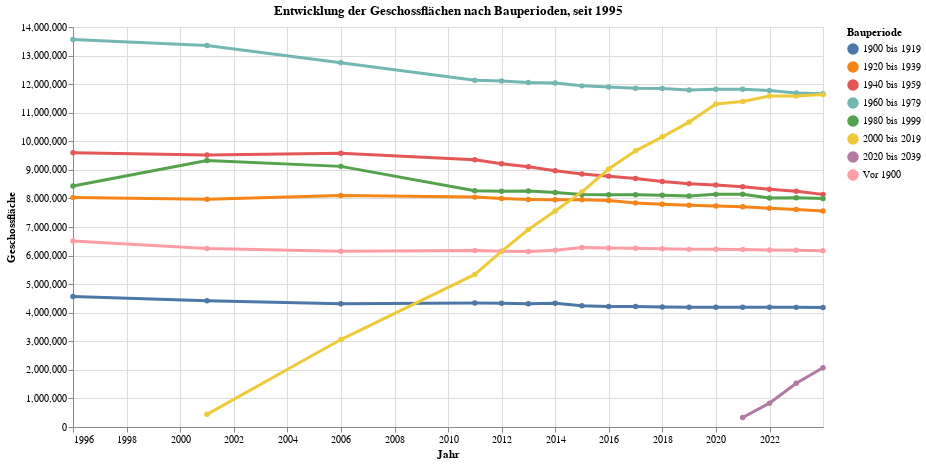

Notebook code for this chart:
### Code cell
grafik4 = mypy_dv.plot_altair_multiline_highlight(
    data = myAgg4.reset_index()
    , x = 'StichtagDatJahr:T'
    , y = 'sum_GeschossNFl:Q'
    , myTitle = "Entwicklung der Geschossflächen nach Bauperioden, seit "+str(data2betested.index.year.min())
    , x_beschriftung = 'Jahr'
    , y_beschriftung = 'Geschossfläche'
    , warning_status  = "ignore"
    , category='BAP_LANG:N'
    , category_beschriftung='Bauperiode'
)
grafik4

### Figure 1 — Vega-Lite specification as saved in the notebook (floating-point values rounded to 4 significant figures)
{"config": {"view": {"continuousWidth": 300, "continuousHeight": 300}}, "layer": [{"mark": {"type": "circle"}, "encoding": {"color": {"field": "BAP_LANG", "legend": {"orient": "right", "title": "Bauperiode"}, "type": "nominal"}, "opacity": {"value": 1.3}, "tooltip": [{"field": "StichtagDatJahr", "type": "temporal"}, {"field": "BAP_LANG", "type": "nominal"}, {"field": "sum_GeschossNFl", "type": "quantitative"}], "x": {"axis": {"title": "Jahr"}, "field": "StichtagDatJahr", "type": "temporal"}, "y": {"axis": {"title": "Geschossfläche"}, "field": "sum_GeschossNFl", "type": "quantitative"}}, "name": "view_4", "title": "Entwicklung der Geschossflächen nach Bauperioden, seit 1995"}, {"mark": {"type": "line"}, "encoding": {"color": {"field": "BAP_LANG", "legend": {"orient": "right", "title": "Bauperiode"}, "type": "nominal"}, "size": {"condition": {"test": {"not": {"param": "param_4"}}, "value": 1.2}, "value": 3}, "tooltip": [{"field": "StichtagDatJahr", "type": "temporal"}, {"field": "BAP_LANG", "type": "nominal"}, {"field": "sum_GeschossNFl", "type": "quantitative"}], "x": {"axis": {"title": "Jahr"}, "field": "StichtagDatJahr", "type": "temporal"}, "y": {"axis": {"title": "Geschossfläche"}, "field": "sum_GeschossNFl", "type": "quantitative"}}, "title": "Entwicklung der Geschossflächen nach Bauperioden, seit 1995"}], "data": {"name": "data-c1485ce3feab0cf7380a1fbdf25d5e10"}, "height": 400, "params": [{"name": "param_4", "select": {"type": "point", "fields": ["BAP_LANG:N"], "nearest": true, "on": "pointerover"}, "views": ["view_4"]}], "width": 750, "$schema": "https://vega.github.io/schema/vega-lite/v5.8.0.json", "datasets": {"data-c1485ce3feab0cf7380a1fbdf25d5e10": [{"StichtagDatJahr": "1995-12-31T00:00:00", "BAP_LANG": "1900 bis 1919", "BAP_CODE": "BAP2106", "sum_GeschossNFl": 4570000.0}, {"StichtagDatJahr": "1995-12-31T00:00:00", "BAP_LANG": "1920 bis 1939", "BAP_CODE": "BAP2107", "sum_GeschossNFl": 8029000.0}, {"StichtagDatJahr": "1995-12-31T00:00:00", "BAP_LANG": "1940 bis 1959", "BAP_CODE": "BAP2108", "sum_GeschossNFl": 9603000.0}, {"StichtagDatJahr": "1995-12-31T00:00:00", "BAP_LANG": "1960 bis 1979", "BAP_CODE": "BAP2109", "sum_GeschossNFl": 13570000.0}, {"StichtagDatJahr": "1995-12-31T00:00:00", "BAP_LANG": "1980 bis 1999", "BAP_CODE": "BAP2110", "sum_GeschossNFl": 8437000.0}, {"StichtagDatJahr": "1995-12-31T00:00:00", "BAP_LANG": "Vor 1900", "BAP_CODE": "BAP8900", "sum_GeschossNFl": 6509000.0}, {"StichtagDatJahr": "2000-12-31T00:00:00", "BAP_LANG": "1900 bis 1919", "BAP_CODE": "BAP2106", "sum_GeschossNFl": 4421000.0}, {"StichtagDatJahr": "2000-12-31T00:00:00", "BAP_LANG": "1920 bis 1939", "BAP_CODE": "BAP2107", "sum_GeschossNFl": 7975000.0}, {"StichtagDatJahr": "2000-12-31T00:00:00", "BAP_LANG": "1940 bis 1959", "BAP_CODE": "BAP2108", "sum_GeschossNFl": 9518000.0}, {"StichtagDatJahr": "2000-12-31T00:00:00", "BAP_LANG": "1960 bis 1979", "BAP_CODE": "BAP2109", "sum_GeschossNFl": 13350000.0}, {"StichtagDatJahr": "2000-12-31T00:00:00", "BAP_LANG": "1980 bis 1999", "BAP_CODE": "BAP2110", "sum_GeschossNFl": 9330000.0}, {"StichtagDatJahr": "2000-12-31T00:00:00", "BAP_LANG": "2000 bis 2019", "BAP_CODE": "BAP2111", "sum_GeschossNFl": 443500.0}, {"StichtagDatJahr": "2000-12-31T00:00:00", "BAP_LANG": "Vor 1900", "BAP_CODE": "BAP8900", "sum_GeschossNFl": 6248000.0}, {"StichtagDatJahr": "2005-12-31T00:00:00", "BAP_LANG": "Vor 1900", "BAP_CODE": "BAP8900", "sum_GeschossNFl": 6149000.0}, {"StichtagDatJahr": "2005-12-31T00:00:00", "BAP_LANG": "2000 bis 2019", "BAP_CODE": "BAP2111", "sum_GeschossNFl": 3061000.0}, {"StichtagDatJahr": "2005-12-31T00:00:00", "BAP_LANG": "1980 bis 1999", "BAP_CODE": "BAP2110", "sum_GeschossNFl": 9122000.0}, {"StichtagDatJahr": "2005-12-31T00:00:00", "BAP_LANG": "1920 bis 1939", "BAP_CODE": "BAP2107", "sum_GeschossNFl": 8105000.0}, {"StichtagDatJahr": "2005-12-31T00:00:00", "BAP_LANG": "1940 bis 1959", "BAP_CODE": "BAP2108", "sum_GeschossNFl": 9581000.0}, {"StichtagDatJahr": "2005-12-31T00:00:00", "BAP_LANG": "1900 bis 1919", "BAP_CODE": "BAP2106", "sum_GeschossNFl": 4315000.0}, {"StichtagDatJahr": "2005-12-31T00:00:00", "BAP_LANG": "1960 bis 1979", "BAP_CODE": "BAP2109", "sum_GeschossNFl": 12750000.0}, {"StichtagDatJahr": "2010-12-31T00:00:00", "BAP_LANG": "1900 bis 1919", "BAP_CODE": "BAP2106", "sum_GeschossNFl": 4337000.0}, {"StichtagDatJahr": "2010-12-31T00:00:00", "BAP_LANG": "1920 bis 1939", "BAP_CODE": "BAP2107", "sum_GeschossNFl": 8046000.0}, {"StichtagDatJahr": "2010-12-31T00:00:00", "BAP_LANG": "1940 bis 1959", "BAP_CODE": "BAP2108", "sum_GeschossNFl": 9353000.0}, {"StichtagDatJahr": "2010-12-31T00:00:00", "BAP_LANG": "1960 bis 1979", "BAP_CODE": "BAP2109", "sum_GeschossNFl": 12130000.0}, {"StichtagDatJahr": "2010-12-31T00:00:00", "BAP_LANG": "1980 bis 1999", "BAP_CODE": "BAP2110", "sum_GeschossNFl": 8266000.0}, {"StichtagDatJahr": "2010-12-31T00:00:00", "BAP_LANG": "2000 bis 2019", "BAP_CODE": "BAP2111", "sum_GeschossNFl": 5342000.0}, {"StichtagDatJahr": "2010-12-31T00:00:00", "BAP_LANG": "Vor 1900", "BAP_CODE": "BAP8900", "sum_GeschossNFl": 6176000.0}, {"StichtagDatJahr": "2011-12-31T00:00:00", "BAP_LANG": "2000 bis 2019", "BAP_CODE": "BAP2111", "sum_GeschossNFl": 6149000.0}, {"StichtagDatJahr": "2011-12-31T00:00:00", "BAP_LANG": "Vor 1900", "BAP_CODE": "BAP8900", "sum_GeschossNFl": 6154000.0}, {"StichtagDatJahr": "2011-12-31T00:00:00", "BAP_LANG": "1980 bis 1999", "BAP_CODE": "BAP2110", "sum_GeschossNFl": 8253000.0}, {"StichtagDatJahr": "2011-12-31T00:00:00", "BAP_LANG": "1920 bis 1939", "BAP_CODE": "BAP2107", "sum_GeschossNFl": 8000000.0}, {"StichtagDatJahr": "2011-12-31T00:00:00", "BAP_LANG": "1940 bis 1959", "BAP_CODE": "BAP2108", "sum_GeschossNFl": 9210000.0}, {"StichtagDatJahr": "2011-12-31T00:00:00", "BAP_LANG": "1900 bis 1919", "BAP_CODE": "BAP2106", "sum_GeschossNFl": 4328000.0}, {"StichtagDatJahr": "2011-12-31T00:00:00", "BAP_LANG": "1960 bis 1979", "BAP_CODE": "BAP2109", "sum_GeschossNFl": 12110000.0}, {"StichtagDatJahr": "2012-12-31T00:00:00", "BAP_LANG": "1900 bis 1919", "BAP_CODE": "BAP2106", "sum_GeschossNFl": 4315000.0}, {"StichtagDatJahr": "2012-12-31T00:00:00", "BAP_LANG": "1920 bis 1939", "BAP_CODE": "BAP2107", "sum_GeschossNFl": 7966000.0}, {"StichtagDatJahr": "2012-12-31T00:00:00", "BAP_LANG": "1940 bis 1959", "BAP_CODE": "BAP2108", "sum_GeschossNFl": 9108000.0}, {"StichtagDatJahr": "2012-12-31T00:00:00", "BAP_LANG": "1960 bis 1979", "BAP_CODE": "BAP2109", "sum_GeschossNFl": 12060000.0}, {"StichtagDatJahr": "2012-12-31T00:00:00", "BAP_LANG": "1980 bis 1999", "BAP_CODE": "BAP2110", "sum_GeschossNFl": 8263000.0}, {"StichtagDatJahr": "2012-12-31T00:00:00", "BAP_LANG": "2000 bis 2019", "BAP_CODE": "BAP2111", "sum_GeschossNFl": 6912000.0}, {"StichtagDatJahr": "2012-12-31T00:00:00", "BAP_LANG": "Vor 1900", "BAP_CODE": "BAP8900", "sum_GeschossNFl": 6141000.0}, {"StichtagDatJahr": "2013-12-31T00:00:00", "BAP_LANG": "Vor 1900", "BAP_CODE": "BAP8900", "sum_GeschossNFl": 6190000.0}, {"StichtagDatJahr": "2013-12-31T00:00:00", "BAP_LANG": "2000 bis 2019", "BAP_CODE": "BAP2111", "sum_GeschossNFl": 7563000.0}, {"StichtagDatJahr": "2013-12-31T00:00:00", "BAP_LANG": "1980 bis 1999", "BAP_CODE": "BAP2110", "sum_GeschossNFl": 8206000.0}, {"StichtagDatJahr": "2013-12-31T00:00:00", "BAP_LANG": "1960 bis 1979", "BAP_CODE": "BAP2109", "sum_GeschossNFl": 12040000.0}, {"StichtagDatJahr": "2013-12-31T00:00:00", "BAP_LANG": "1920 bis 1939", "BAP_CODE": "BAP2107", "sum_GeschossNFl": 7951000.0}, {"StichtagDatJahr": "2013-12-31T00:00:00", "BAP_LANG": "1900 bis 1919", "BAP_CODE": "BAP2106", "sum_GeschossNFl": 4330000.0}, {"StichtagDatJahr": "2013-12-31T00:00:00", "BAP_LANG": "1940 bis 1959", "BAP_CODE": "BAP2108", "sum_GeschossNFl": 8970000.0}, {"StichtagDatJahr": "2014-12-31T00:00:00", "BAP_LANG": "1900 bis 1919", "BAP_CODE": "BAP2106", "sum_GeschossNFl": 4242000.0}, {"StichtagDatJahr": "2014-12-31T00:00:00", "BAP_LANG": "1920 bis 1939", "BAP_CODE": "BAP2107", "sum_GeschossNFl": 7955000.0}, {"StichtagDatJahr": "2014-12-31T00:00:00", "BAP_LANG": "1940 bis 1959", "BAP_CODE": "BAP2108", "sum_GeschossNFl": 8854000.0}, {"StichtagDatJahr": "2014-12-31T00:00:00", "BAP_LANG": "1960 bis 1979", "BAP_CODE": "BAP2109", "sum_GeschossNFl": 11940000.0}, {"StichtagDatJahr": "2014-12-31T00:00:00", "BAP_LANG": "1980 bis 1999", "BAP_CODE": "BAP2110", "sum_GeschossNFl": 8135000.0}, {"StichtagDatJahr": "2014-12-31T00:00:00", "BAP_LANG": "2000 bis 2019", "BAP_CODE": "BAP2111", "sum_GeschossNFl": 8230000.0}, {"StichtagDatJahr": "2014-12-31T00:00:00", "BAP_LANG": "Vor 1900", "BAP_CODE": "BAP8900", "sum_GeschossNFl": 6285000.0}, {"StichtagDatJahr": "2015-12-31T00:00:00", "BAP_LANG": "1980 bis 1999", "BAP_CODE": "BAP2110", "sum_GeschossNFl": 8132000.0}, {"StichtagDatJahr": "2015-12-31T00:00:00", "BAP_LANG": "Vor 1900", "BAP_CODE": "BAP8900", "sum_GeschossNFl": 6267000.0}, {"StichtagDatJahr": "2015-12-31T00:00:00", "BAP_LANG": "1960 bis 1979", "BAP_CODE": "BAP2109", "sum_GeschossNFl": 11900000.0}, {"StichtagDatJahr": "2015-12-31T00:00:00", "BAP_LANG": "2000 bis 2019", "BAP_CODE": "BAP2111", "sum_GeschossNFl": 9029000.0}, {"StichtagDatJahr": "2015-12-31T00:00:00", "BAP_LANG": "1920 bis 1939", "BAP_CODE": "BAP2107", "sum_GeschossNFl": 7925000.0}, {"StichtagDatJahr": "2015-12-31T00:00:00", "BAP_LANG": "1940 bis 1959", "BAP_CODE": "BAP2108", "sum_GeschossNFl": 8780000.0}, {"StichtagDatJahr": "2015-12-31T00:00:00", "BAP_LANG": "1900 bis 1919", "BAP_CODE": "BAP2106", "sum_GeschossNFl": 4217000.0}, {"StichtagDatJahr": "2016-12-31T00:00:00", "BAP_LANG": "2000 bis 2019", "BAP_CODE": "BAP2111", "sum_GeschossNFl": 9667000.0}, {"StichtagDatJahr": "2016-12-31T00:00:00", "BAP_LANG": "1980 bis 1999", "BAP_CODE": "BAP2110", "sum_GeschossNFl": 8130000.0}, {"StichtagDatJahr": "2016-12-31T00:00:00", "BAP_LANG": "1960 bis 1979", "BAP_CODE": "BAP2109", "sum_GeschossNFl": 11860000.0}, {"StichtagDatJahr": "2016-12-31T00:00:00", "BAP_LANG": "Vor 1900", "BAP_CODE": "BAP8900", "sum_GeschossNFl": 6260000.0}, {"StichtagDatJahr": "2016-12-31T00:00:00", "BAP_LANG": "1920 bis 1939", "BAP_CODE": "BAP2107", "sum_GeschossNFl": 7841000.0}, {"StichtagDatJahr": "2016-12-31T00:00:00", "BAP_LANG": "1900 bis 1919", "BAP_CODE": "BAP2106", "sum_GeschossNFl": 4215000.0}, {"StichtagDatJahr": "2016-12-31T00:00:00", "BAP_LANG": "1940 bis 1959", "BAP_CODE": "BAP2108", "sum_GeschossNFl": 8694000.0}, {"StichtagDatJahr": "2017-12-31T00:00:00", "BAP_LANG": "1900 bis 1919", "BAP_CODE": "BAP2106", "sum_GeschossNFl": 4198000.0}, {"StichtagDatJahr": "2017-12-31T00:00:00", "BAP_LANG": "1920 bis 1939", "BAP_CODE": "BAP2107", "sum_GeschossNFl": 7797000.0}, {"StichtagDatJahr": "2017-12-31T00:00:00", "BAP_LANG": "1940 bis 1959", "BAP_CODE": "BAP2108", "sum_GeschossNFl": 8596000.0}, {"StichtagDatJahr": "2017-12-31T00:00:00", "BAP_LANG": "1960 bis 1979", "BAP_CODE": "BAP2109", "sum_GeschossNFl": 11840000.0}, {"StichtagDatJahr": "2017-12-31T00:00:00", "BAP_LANG": "1980 bis 1999", "BAP_CODE": "BAP2110", "sum_GeschossNFl": 8111000.0}, {"StichtagDatJahr": "2017-12-31T00:00:00", "BAP_LANG": "2000 bis 2019", "BAP_CODE": "BAP2111", "sum_GeschossNFl": 10160000.0}, {"StichtagDatJahr": "2017-12-31T00:00:00", "BAP_LANG": "Vor 1900", "BAP_CODE": "BAP8900", "sum_GeschossNFl": 6238000.0}, {"StichtagDatJahr": "2018-12-31T00:00:00", "BAP_LANG": "2000 bis 2019", "BAP_CODE": "BAP2111", "sum_GeschossNFl": 10670000.0}, {"StichtagDatJahr": "2018-12-31T00:00:00", "BAP_LANG": "Vor 1900", "BAP_CODE": "BAP8900", "sum_GeschossNFl": 6217000.0}, {"StichtagDatJahr": "2018-12-31T00:00:00", "BAP_LANG": "1980 bis 1999", "BAP_CODE": "BAP2110", "sum_GeschossNFl": 8086000.0}, {"StichtagDatJahr": "2018-12-31T00:00:00", "BAP_LANG": "1900 bis 1919", "BAP_CODE": "BAP2106", "sum_GeschossNFl": 4191000.0}, {"StichtagDatJahr": "2018-12-31T00:00:00", "BAP_LANG": "1940 bis 1959", "BAP_CODE": "BAP2108", "sum_GeschossNFl": 8512000.0}, {"StichtagDatJahr": "2018-12-31T00:00:00", "BAP_LANG": "1920 bis 1939", "BAP_CODE": "BAP2107", "sum_GeschossNFl": 7763000.0}, {"StichtagDatJahr": "2018-12-31T00:00:00", "BAP_LANG": "1960 bis 1979", "BAP_CODE": "BAP2109", "sum_GeschossNFl": 11800000.0}, {"StichtagDatJahr": "2019-12-31T00:00:00", "BAP_LANG": "1900 bis 1919", "BAP_CODE": "BAP2106", "sum_GeschossNFl": 4187000.0}, {"StichtagDatJahr": "2019-12-31T00:00:00", "BAP_LANG": "1920 bis 1939", "BAP_CODE": "BAP2107", "sum_GeschossNFl": 7739000.0}, {"StichtagDatJahr": "2019-12-31T00:00:00", "BAP_LANG": "1940 bis 1959", "BAP_CODE": "BAP2108", "sum_GeschossNFl": 8470000.0}, {"StichtagDatJahr": "2019-12-31T00:00:00", "BAP_LANG": "1960 bis 1979", "BAP_CODE": "BAP2109", "sum_GeschossNFl": 11820000.0}, {"StichtagDatJahr": "2019-12-31T00:00:00", "BAP_LANG": "1980 bis 1999", "BAP_CODE": "BAP2110", "sum_GeschossNFl": 8142000.0}, {"StichtagDatJahr": "2019-12-31T00:00:00", "BAP_LANG": "2000 bis 2019", "BAP_CODE": "BAP2111", "sum_GeschossNFl": 11310000.0}, {"StichtagDatJahr": "2019-12-31T00:00:00", "BAP_LANG": "Vor 1900", "BAP_CODE": "BAP8900", "sum_GeschossNFl": 6222000.0}, {"StichtagDatJahr": "2020-12-31T00:00:00", "BAP_LANG": "2000 bis 2019", "BAP_CODE": "BAP2111", "sum_GeschossNFl": 11390000.0}, {"StichtagDatJahr": "2020-12-31T00:00:00", "BAP_LANG": "Vor 1900", "BAP_CODE": "BAP8900", "sum_GeschossNFl": 6217000.0}, {"StichtagDatJahr": "2020-12-31T00:00:00", "BAP_LANG": "2020 bis 2039", "BAP_CODE": "BAP2112", "sum_GeschossNFl": 331000.0}, {"StichtagDatJahr": "2020-12-31T00:00:00", "BAP_LANG": "1980 bis 1999", "BAP_CODE": "BAP2110", "sum_GeschossNFl": 8143000.0}, {"StichtagDatJahr": "2020-12-31T00:00:00", "BAP_LANG": "1900 bis 1919", "BAP_CODE": "BAP2106", "sum_GeschossNFl": 4188000.0}, {"StichtagDatJahr": "2020-12-31T00:00:00", "BAP_LANG": "1940 bis 1959", "BAP_CODE": "BAP2108", "sum_GeschossNFl": 8412000.0}, {"StichtagDatJahr": "2020-12-31T00:00:00", "BAP_LANG": "1920 bis 1939", "BAP_CODE": "BAP2107", "sum_GeschossNFl": 7711000.0}, {"StichtagDatJahr": "2020-12-31T00:00:00", "BAP_LANG": "1960 bis 1979", "BAP_CODE": "BAP2109", "sum_GeschossNFl": 11820000.0}, {"StichtagDatJahr": "2021-12-31T00:00:00", "BAP_LANG": "1900 bis 1919", "BAP_CODE": "BAP2106", "sum_GeschossNFl": 4190000.0}, {"StichtagDatJahr": "2021-12-31T00:00:00", "BAP_LANG": "1920 bis 1939", "BAP_CODE": "BAP2107", "sum_GeschossNFl": 7654000.0}, {"StichtagDatJahr": "2021-12-31T00:00:00", "BAP_LANG": "1940 bis 1959", "BAP_CODE": "BAP2108", "sum_GeschossNFl": 8318000.0}, {"StichtagDatJahr": "2021-12-31T00:00:00", "BAP_LANG": "1960 bis 1979", "BAP_CODE": "BAP2109", "sum_GeschossNFl": 11780000.0}, {"StichtagDatJahr": "2021-12-31T00:00:00", "BAP_LANG": "1980 bis 1999", "BAP_CODE": "BAP2110", "sum_GeschossNFl": 8015000.0}, {"StichtagDatJahr": "2021-12-31T00:00:00", "BAP_LANG": "2000 bis 2019", "BAP_CODE": "BAP2111", "sum_GeschossNFl": 11580000.0}, {"StichtagDatJahr": "2021-12-31T00:00:00", "BAP_LANG": "2020 bis 2039", "BAP_CODE": "BAP2112", "sum_GeschossNFl": 835300.0}, {"StichtagDatJahr": "2021-12-31T00:00:00", "BAP_LANG": "Vor 1900", "BAP_CODE": "BAP8900", "sum_GeschossNFl": 6197000.0}, {"StichtagDatJahr": "2022-12-31T00:00:00", "BAP_LANG": "Vor 1900", "BAP_CODE": "BAP8900", "sum_GeschossNFl": 6186000.0}, {"StichtagDatJahr": "2022-12-31T00:00:00", "BAP_LANG": "2020 bis 2039", "BAP_CODE": "BAP2112", "sum_GeschossNFl": 1532000.0}, {"StichtagDatJahr": "2022-12-31T00:00:00", "BAP_LANG": "2000 bis 2019", "BAP_CODE": "BAP2111", "sum_GeschossNFl": 11590000.0}, {"StichtagDatJahr": "2022-12-31T00:00:00", "BAP_LANG": "1980 bis 1999", "BAP_CODE": "BAP2110", "sum_GeschossNFl": 8021000.0}, {"StichtagDatJahr": "2022-12-31T00:00:00", "BAP_LANG": "1940 bis 1959", "BAP_CODE": "BAP2108", "sum_GeschossNFl": 8249000.0}, {"StichtagDatJahr": "2022-12-31T00:00:00", "BAP_LANG": "1920 bis 1939", "BAP_CODE": "BAP2107", "sum_GeschossNFl": 7611000.0}, {"StichtagDatJahr": "2022-12-31T00:00:00", "BAP_LANG": "1900 bis 1919", "BAP_CODE": "BAP2106", "sum_GeschossNFl": 4187000.0}, {"StichtagDatJahr": "2022-12-31T00:00:00", "BAP_LANG": "1960 bis 1979", "BAP_CODE": "BAP2109", "sum_GeschossNFl": 11690000.0}, {"StichtagDatJahr": "2023-12-31T00:00:00", "BAP_LANG": "2020 bis 2039", "BAP_CODE": "BAP2112", "sum_GeschossNFl": 2074000.0}, {"StichtagDatJahr": "2023-12-31T00:00:00", "BAP_LANG": "1900 bis 1919", "BAP_CODE": "BAP2106", "sum_GeschossNFl": 4186000.0}, {"StichtagDatJahr": "2023-12-31T00:00:00", "BAP_LANG": "1920 bis 1939", "BAP_CODE": "BAP2107", "sum_GeschossNFl": 7561000.0}, {"StichtagDatJahr": "2023-12-31T00:00:00", "BAP_LANG": "1940 bis 1959", "BAP_CODE": "BAP2108", "sum_GeschossNFl": 8142000.0}, {"StichtagDatJahr": "2023-12-31T00:00:00", "BAP_LANG": "1960 bis 1979", "BAP_CODE": "BAP2109", "sum_GeschossNFl": 11660000.0}, {"StichtagDatJahr": "2023-12-31T00:00:00", "BAP_LANG": "1980 bis 1999", "BAP_CODE": "BAP2110", "sum_GeschossNFl": 7999000.0}, {"StichtagDatJahr": "2023-12-31T00:00:00", "BAP_LANG": "2000 bis 2019", "BAP_CODE": "BAP2111", "sum_GeschossNFl": 11640000.0}, {"StichtagDatJahr": "2023-12-31T00:00:00", "BAP_LANG": "Vor 1900", "BAP_CODE": "BAP8900", "sum_GeschossNFl": 6166000.0}]}}
